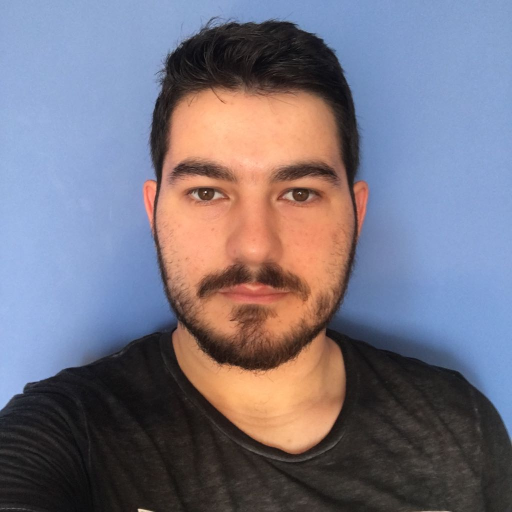
#> input picture program0/images/mustafa.jpeg, 1024 x 1024 px, given in place of Fig2wirebond_mask.jpg, which was not available (shown at 1/2 size); the run also reads 1 picture not shown here
$ python canny_edge_detection.py
#> lines starting #> are read from the running program, lines starting #| are printed output that depends on the picture; pictures that were not available may be replaced by others from this repository, and a replacement may not be noted
from cv2 import imread, Canny
from math import exp, sqrt, atan2, pi
import numpy as np
from matplotlib.pyplot import imshow, show, title


def gauss_func(sig, x, y):
    return exp(-((x**2 + y**2)/(2 * (sig**2))))


def create_gaussian_filter(sig, size):
#> called with sig = 0.707, size = 9
    f = np.zeros((size, size))
    for x in range(size):
        for y in range(size):
            f[x, y] = gauss_func(sig, x - (size - 1) / 2, y - (size - 1) / 2)

    # I return this to make the sum equal to 1
    return f / np.sum(f)


def gauss_filter(I, sig, size):
    # since f is symmetric from all angles, we do not need to reverse it
    f = create_gaussian_filter(sig, size)
    I = np.lib.pad(I, ((0, size), (0, size)), 'reflect')

    h = np.size(I, axis=0)
#> h = 1033
    w = np.size(I, axis=1)
#> w = 1033
    newimage = np.zeros((h, w))
    newimage[:size, :size] = f

    FI = np.fft.fft2(I)
    Fnewimage = np.fft.fft2(newimage)
    newimage = np.fft.ifft2(FI * Fnewimage)

    return abs(newimage[(size+1)//2:-(size-1)//2, (size+1)//2:-(size-1)//2])


def gradient(I, tau):
#> called with tau = 5
    h = np.size(I, axis=0)
#> h = 1024
    w = np.size(I, axis=1)
#> w = 1024
    M = np.zeros((h, w))
    A = np.zeros((h, w))

    for x in range(1, h - 1):
        for y in range(1, w - 1):
            Ix = (I[x + 1, y] - I[x - 1, y]) / 2
            Iy = (I[x, y + 1] - I[x, y - 1]) / 2
            dist = sqrt(Ix**2 + Iy**2)
            M[x, y] = dist if dist > tau else 0
            angle = atan2(Iy, Ix)
            angle += pi / 2
            # to keep the angle between [0, 2pi]
            if angle < 0:
                angle += 2 * pi
            if angle > 2*pi:
                angle -= 2 * pi
            A[x, y] = angle

    return M, A


def nonmaxima(M, A):
    h = np.size(M, axis=0)
#> h = 1024
    w = np.size(M, axis=1)
#> w = 1024
    m = np.zeros((h, w))
    s = pi/8
    for x in range(1, h - 1):
        for y in range(1, w - 1):
            angle = A[x, y]
            if (angle < s or angle >= 15*s) or (angle < 9*s and angle >= 7*s): #lr
                if(M[x, y] >= M[x, y + 1] and M[x, y] >= M[x, y - 1]):
                    m[x, y] = M[x, y] > 0
            elif (angle < 5*s and angle >= 3*s) or (angle < 13*s and angle >= 11*s): #ud
                if(M[x, y] >= M[x + 1, y] and M[x, y] >= M[x - 1, y]):
                    m[x, y] = M[x, y] > 0
            elif (angle < 3*s and angle >= s) or (angle < 11*s and angle >= 9*s): #ur
                if(M[x, y] >= M[x - 1, y + 1] and M[x, y] >= M[x + 1, y - 1]):
                    m[x, y] = M[x, y] > 0
            elif (angle < 7*s and angle >= 5*s) or (angle < 15*s and angle >= 13*s): #ul
                if(M[x, y] >= M[x + 1, y + 1] and M[x, y] >= M[x - 1, y - 1]):
                    m[x, y] = M[x, y] > 0
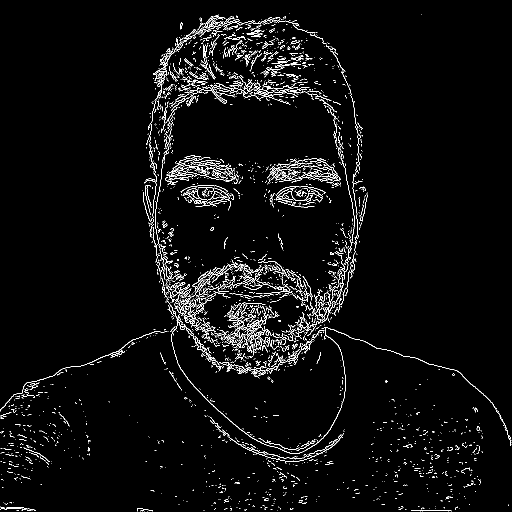
#> m: shape (1024, 1024) float64 (shown at 1/2 size); values 0 (black) and 1 (white), 3.3% white in thin lines or dots

    return m


def canny(I, sig, tau):
    I = gauss_filter(I, sig, 9)
    M, A = gradient(I, tau)
    E = nonmaxima(M, A)
    return E, M, A

wirebond = imread('images/Fig2wirebond_mask.jpg', 0)
E, M, A = canny(wirebond, sqrt(0.5), 5)

title('wirebond (sigma)^2 = 0.5')
imshow(E, cmap='gray')
show()

E, M, A = canny(wirebond, sqrt(1), 5)
#> after the loop in nonmaxima (call 2), `for x in range(1, h - 1):`: m: shape (1024, 1024) float64; values 0 (black) and 1 (white), 2.4% white in thin lines or dots

title('wirebond (sigma)^2 = 1')
imshow(E, cmap='gray')
show()

E, M, A = canny(wirebond, sqrt(3), 5)
#> after the loop in nonmaxima (call 3), `for x in range(1, h - 1):`: m: shape (1024, 1024) float64; values 0 (black) and 1 (white), 1.3% white in thin lines or dots

title('wirebond (sigma)^2 = 3')
imshow(E, cmap='gray')
show()

bottles = imread('images/Fig3bottles.jpg', 0)
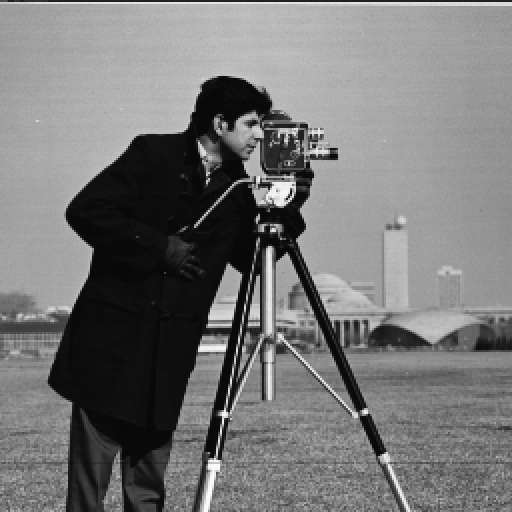
#> input picture program1/images/cameraman.jpg, 512 x 512 px, given in place of Fig3bottles.jpg, which was not available
#> bottles is the input picture: shape (512, 512); min 0, max 255, mean 118.7
E, M, A = canny(bottles, sqrt(50), 7.5)
#> call 4 of gradient, with tau = 7.5
#> in gradient (call 4), `h = np.size(I, axis=0)`: h = 512
#> after the loop in gradient (call 4), `for x in range(1, h - 1):`:
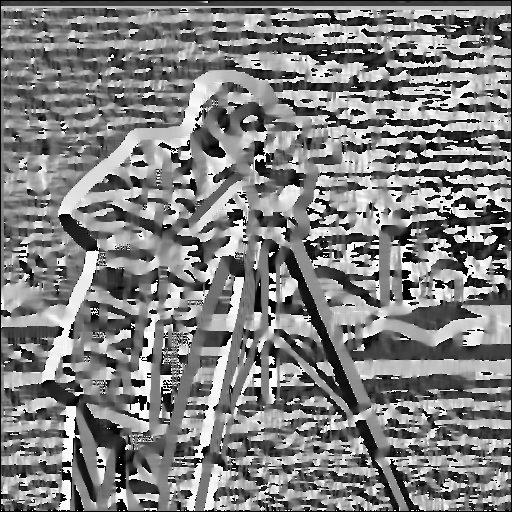
#> A: shape (512, 512) float64; min 0, max 6.28, mean 3.17; drawn with min black and max white
#> after the loop in gradient (call 4), `for x in range(1, h - 1):`:
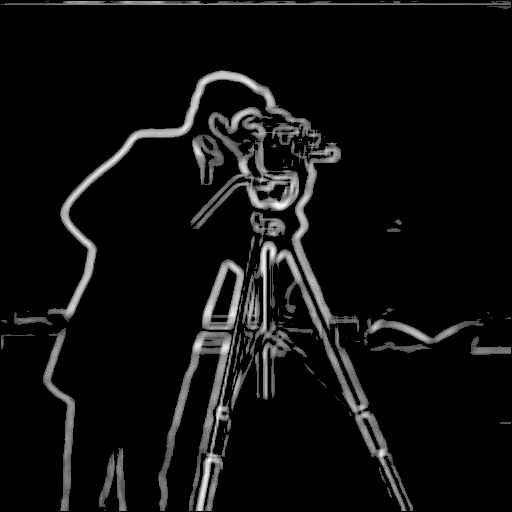
#> M: shape (512, 512) float64; min 0, max 26.8, mean 1.6; drawn with min black and max white
#> after the loop in nonmaxima (call 4), `for x in range(1, h - 1):`: m: shape (512, 512) float64; values 0 (black) and 1 (white), 2.7% white in thin lines or dots

title('Edge map Bottles (sigma)^2 = 50, tau = 7.5')
imshow(E, cmap='gray')
show()

img = imread('images/mustafa.jpeg')
#> img is the input picture: shape (1024, 1024, 3); mean B, G, R 128.5, 114.9, 118.7
grayimg = np.dot(img[:, :, :3], [0.299, 0.587, 0.114])
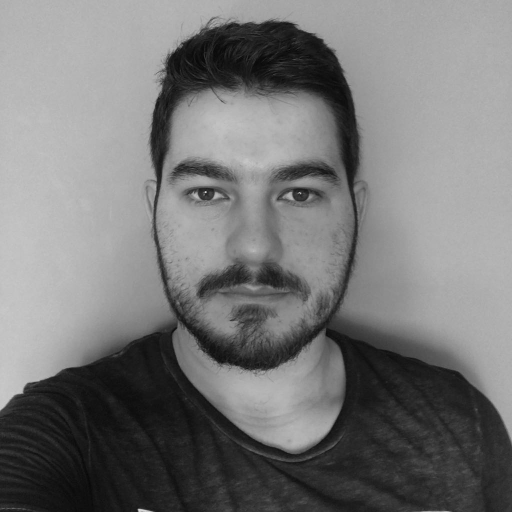
#> grayimg: shape (1024, 1024) float64 (shown at 1/2 size); min 0.598, max 246.7, mean 119.4

M, A = gradient(grayimg, 10)
#> in gradient (call 5), `h = np.size(I, axis=0)`: h = 1024
#> after the loop in gradient (call 5), `for x in range(1, h - 1):`:
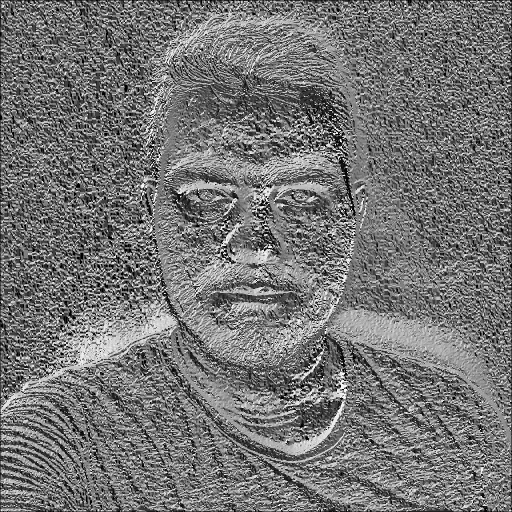
#> A: shape (1024, 1024) float64 (shown at 1/2 size); min 0, max 6.28, mean 2.89; drawn with min black and max white

title('Mustafa image, Gradient with threshold 10')
imshow(M, cmap='gray')
show()

# Built-in Canny
cannyimg = Canny(img, 100, 200)
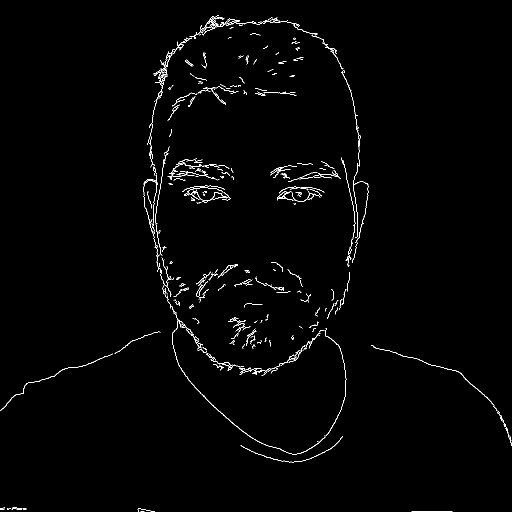
#> cannyimg: shape (1024, 1024) (shown at 1/2 size); 1.2% white in thin lines or dots

title('Mustafa image, Edge with Built-in Canny')
imshow(cannyimg, cmap='gray')
show()
